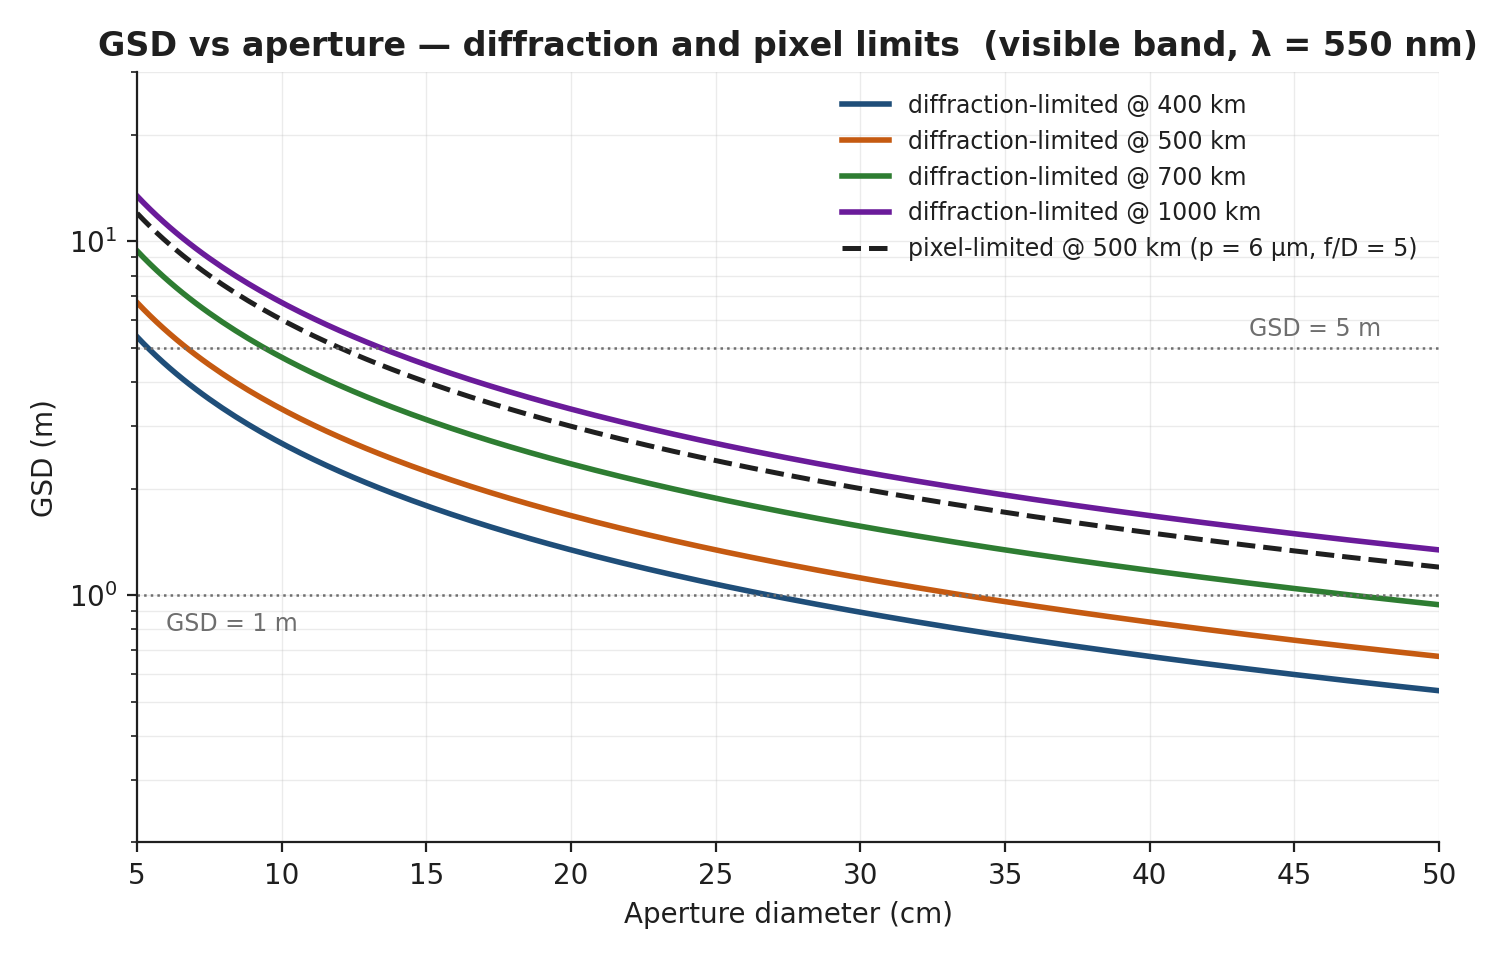

Generate this figure with Python:
"""GSD vs aperture diameter for visible imagers — diffraction limit + pixel limit."""
from pathlib import Path

import numpy as np
import matplotlib.pyplot as plt
from oer_style import apply_style, COLORS, SERIES, save

apply_style()
fig, ax = plt.subplots(figsize=(8.4, 5.0))

lam = 550e-9
h_km = [400, 500, 700, 1000]
D = np.linspace(0.05, 0.50, 200)

for i, h in enumerate(h_km):
    gsd_diff = 1.22 * lam * (h * 1000) / D
    ax.plot(D * 100, gsd_diff, lw=2.0, color=SERIES[i], label=f"diffraction-limited @ {h} km")

p = 6e-6
fD = 5
gsd_pixel = p * 500_000 / (fD * D)
ax.plot(D * 100, gsd_pixel, lw=1.8, color=COLORS["ink"], ls="--",
        label="pixel-limited @ 500 km (p = 6 µm, f/D = 5)")

ax.axhline(5.0, color=COLORS["grey"], lw=0.9, ls=":")
ax.text(48, 5.4, "GSD = 5 m", fontsize=8.5, color=COLORS["grey"], ha="right", clip_on=True)
ax.axhline(1.0, color=COLORS["grey"], lw=0.9, ls=":")
ax.text(6, 0.9, "GSD = 1 m", fontsize=8.5, color=COLORS["grey"], ha="left",
        va="top", clip_on=True)

ax.set_xlabel("Aperture diameter (cm)")
ax.set_ylabel("GSD (m)")
ax.set_yscale("log")
ax.set_title("GSD vs aperture — diffraction and pixel limits  (visible band, λ = 550 nm)")
ax.set_xlim(5, 50)
ax.set_ylim(0.2, 30)
ax.grid(True, which="both", alpha=0.3)
ax.legend(loc="upper right", fontsize=8.5)
save(fig, Path(__file__).stem)
